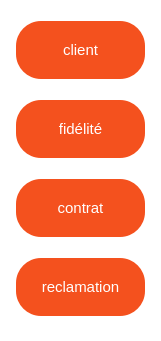
     <widget class="QGroupBox" name="verticalGroupBox">
      <property name="geometry">
       <rect>
        <x>0</x>
        <y>240</y>
        <width>161</width>
        <height>341</height>
       </rect>
      </property>
      <property name="styleSheet">
       <string notr="true">background-color:rgb(255, 255, 255,1);
border:none;
heigth:60%;</string>
      </property>
      <layout class="QVBoxLayout" name="verticalLayout">
       <item>
        <widget class="QPushButton" name="pushButton_11">
         <property name="styleSheet">
          <string notr="true">.QPushButton {

  border-radius: 25%;
  background-color: #f4511e;

  color: #FFFFFF;
  text-align: center;
  font-size: 15px;
  padding: 20px;


  cursor: pointer;
  margin: 5px;
}

.QPushButton:hover  {
 padding-right: 25px;
font-size: 22px;
background-color:black;
}

</string>
         </property>
         <property name="text">
          <string>client</string>
         </property>
         <property name="iconSize">
          <size>
           <width>10</width>
           <height>10</height>
          </size>
         </property>
        </widget>
       </item>
       <item>
        <widget class="QPushButton" name="pushButton_10">
         <property name="styleSheet">
          <string notr="true">.QPushButton {

  border-radius: 25%;
  background-color: #f4511e;

  color: #FFFFFF;
  text-align: center;
  font-size: 15px;
  padding: 20px;


  cursor: pointer;
  margin: 5px;
}

.QPushButton:hover  {
  padding-right: 25px;
font-size: 22px;
 background-color:black;
}

</string>
         </property>
         <property name="text">
          <string>fidélité</string>
         </property>
         <property name="iconSize">
          <size>
           <width>10</width>
           <height>10</height>
          </size>
         </property>
        </widget>
       </item>
       <item>
        <widget class="QPushButton" name="pushButton_12">
         <property name="styleSheet">
          <string notr="true">.QPushButton {

  border-radius: 25%;
  background-color: #f4511e;

  color: #FFFFFF;
  text-align: center;
  font-size: 15px;
  padding: 20px;


  cursor: pointer;
  margin: 5px;
}

.QPushButton:hover  {
  padding-right: 25px;
font-size: 22px;
 background-color:black;
}

</string>
         </property>
         <property name="text">
          <string>contrat</string>
         </property>
         <property name="iconSize">
          <size>
           <width>10</width>
           <height>10</height>
          </size>
         </property>
        </widget>
       </item>
       <item>
        <widget class="QPushButton" name="pushButton_13">
         <property name="styleSheet">
          <string notr="true">.QPushButton {

  border-radius: 25%;
  background-color: #f4511e;

  color: #FFFFFF;
  text-align: center;
  font-size: 15px;
  padding: 20px;


  cursor: pointer;
  margin: 5px;
}

.QPushButton:hover  {
  padding-right: 25px;
font-size: 22px;
 background-color:black;
}

</string>
         </property>
         <property name="text">
          <string>reclamation</string>
         </property>
         <property name="iconSize">
          <size>
           <width>10</width>
           <height>10</height>
          </size>
         </property>
        </widget>
       </item>
      </layout>
     </widget>
